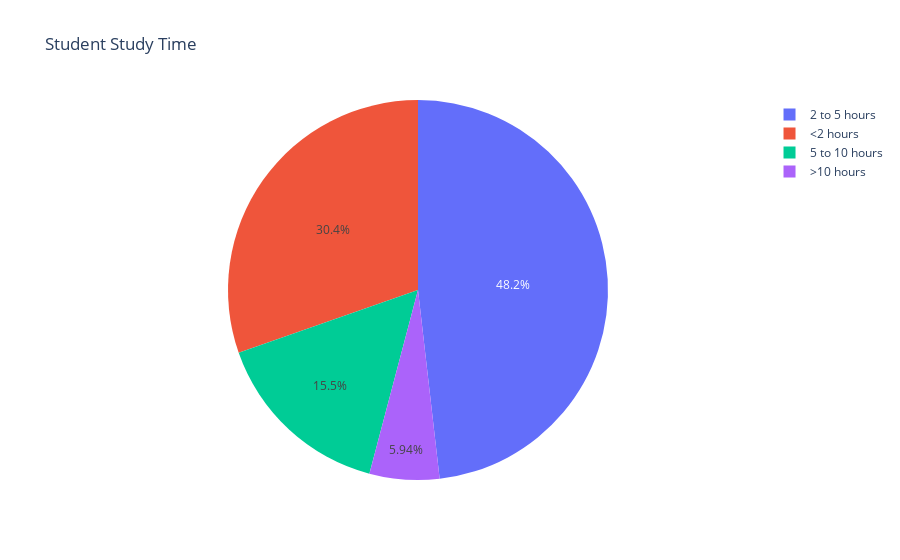

Here is the notebook cell this chart was saved with:
### Markdown cell above
Let's look at the distribution of study time.

### Code cell
# Pie chart for study frequency distribution
study_times = student_df["new_study_time"].value_counts().sort_index()

# all study times
labels = (np.array(study_times.index))

# corresponding percentages of each age
sizes = (np.array((study_times / study_times.sum())*100))

# plotting pie chart
fig = go.Figure(data=[go.Pie(labels=labels, values=sizes)], layout=go.Layout(title="Student Study Time"))
plt.savefig('images/study_time')
py.iplot(fig, filename="study_time")

### Figure 1 — Plotly figure (JSON) as saved in the notebook; plotly's stock layout.template omitted (floating-point values rounded to 4 significant figures)
{"data": [{"labels": ["2 to 5 hours", "5 to 10 hours", "<2 hours", ">10 hours"], "type": "pie", "values": [48.18, 15.52, 30.36, 5.939]}], "layout": {"title": {"text": "Student Study Time"}}}
